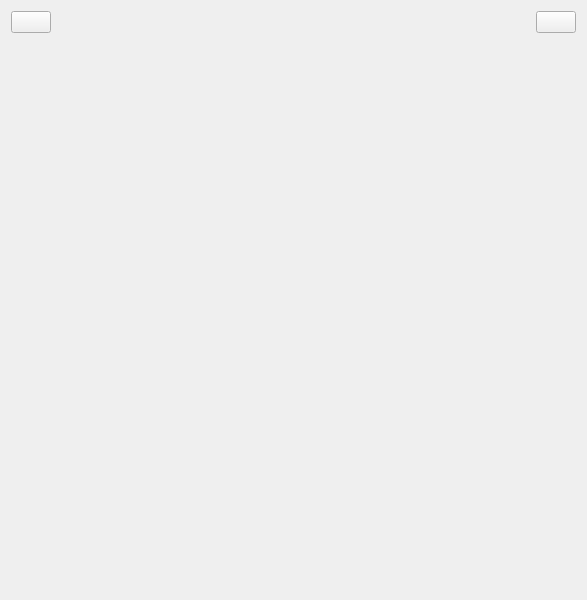
<?xml version="1.0" encoding="UTF-8"?>
<ui version="4.0">
 <class>MasterVier</class>
 <widget class="QWidget" name="MasterVier">
  <property name="geometry">
   <rect>
    <x>0</x>
    <y>0</y>
    <width>587</width>
    <height>600</height>
   </rect>
  </property>
  <property name="windowTitle">
   <string>MasterVier</string>
  </property>
  <layout class="QVBoxLayout" name="verticalLayout">
   <item>
    <layout class="QHBoxLayout" name="horizontalLayout">
     <item>
      <widget class="QPushButton" name="btnBack">
       <property name="text">
        <string/>
       </property>
       <property name="icon">
        <iconset resource="lab4.qrc">
         <normaloff>:/img/back.png</normaloff>:/img/back.png</iconset>
       </property>
      </widget>
     </item>
     <item>
      <spacer name="horizontalSpacer">
       <property name="orientation">
        <enum>Qt::Orientation::Horizontal</enum>
       </property>
       <property name="sizeHint" stdset="0">
        <size>
         <width>40</width>
         <height>20</height>
        </size>
       </property>
      </spacer>
     </item>
     <item>
      <widget class="QLabel" name="labelTitle">
       <property name="text">
        <string/>
       </property>
      </widget>
     </item>
     <item>
      <spacer name="horizontalSpacer_2">
       <property name="orientation">
        <enum>Qt::Orientation::Horizontal</enum>
       </property>
       <property name="sizeHint" stdset="0">
        <size>
         <width>40</width>
         <height>20</height>
        </size>
       </property>
      </spacer>
     </item>
     <item>
      <widget class="QPushButton" name="btLogout">
       <property name="text">
        <string/>
       </property>
       <property name="icon">
        <iconset resource="lab4.qrc">
         <normaloff>:/img/loginout.png</normaloff>:/img/loginout.png</iconset>
       </property>
      </widget>
     </item>
    </layout>
   </item>
   <item>
    <widget class="QStackedWidget" name="stackedWidget">
     <widget class="QWidget" name="page_2"/>
    </widget>
   </item>
  </layout>
 </widget>
 <resources>
  <include location="lab4.qrc"/>
 </resources>
 <connections/>
</ui>
